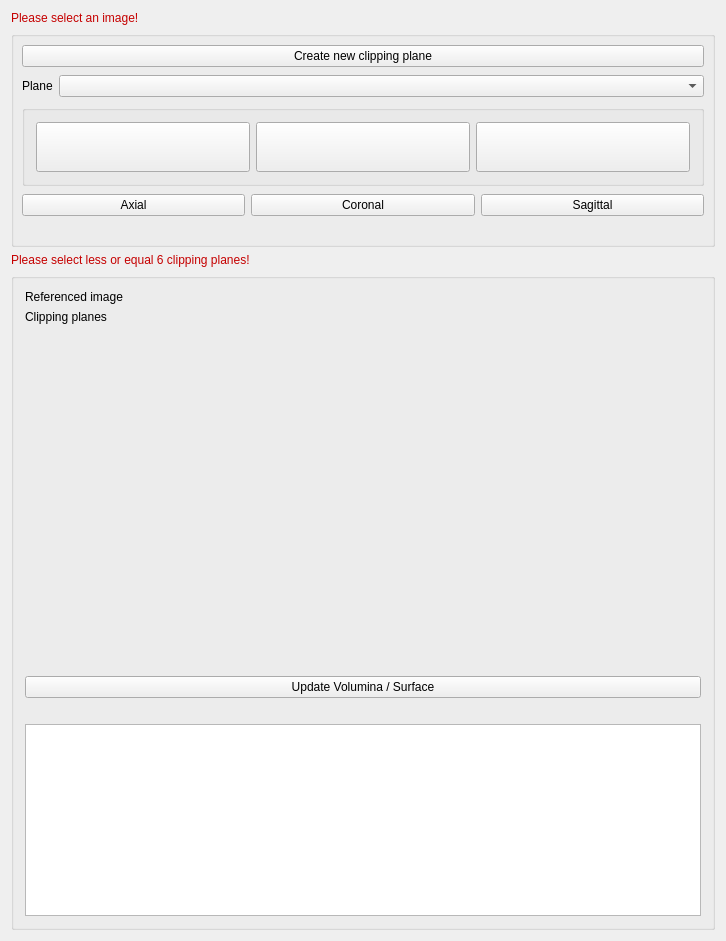
<?xml version="1.0" encoding="UTF-8"?>
<ui version="4.0">
 <class>QmitkDeformableClippingPlaneViewControls</class>
 <widget class="QWidget" name="QmitkDeformableClippingPlaneViewControls">
  <property name="geometry">
   <rect>
    <x>0</x>
    <y>0</y>
    <width>726</width>
    <height>941</height>
   </rect>
  </property>
  <property name="minimumSize">
   <size>
    <width>0</width>
    <height>0</height>
   </size>
  </property>
  <property name="windowTitle">
   <string>QmitkDeformableSurface</string>
  </property>
  <layout class="QVBoxLayout" name="verticalLayout_3">
   <item>
    <widget class="QLabel" name="noSelectedImageLabel">
     <property name="sizePolicy">
      <sizepolicy hsizetype="Preferred" vsizetype="Maximum">
       <horstretch>0</horstretch>
       <verstretch>0</verstretch>
      </sizepolicy>
     </property>
     <property name="palette">
      <palette>
       <active>
        <colorrole role="WindowText">
         <brush brushstyle="SolidPattern">
          <color alpha="255">
           <red>197</red>
           <green>0</green>
           <blue>0</blue>
          </color>
         </brush>
        </colorrole>
        <colorrole role="Text">
         <brush brushstyle="SolidPattern">
          <color alpha="255">
           <red>191</red>
           <green>0</green>
           <blue>0</blue>
          </color>
         </brush>
        </colorrole>
        <colorrole role="ButtonText">
         <brush brushstyle="SolidPattern">
          <color alpha="255">
           <red>189</red>
           <green>0</green>
           <blue>0</blue>
          </color>
         </brush>
        </colorrole>
       </active>
       <inactive>
        <colorrole role="WindowText">
         <brush brushstyle="SolidPattern">
          <color alpha="255">
           <red>197</red>
           <green>0</green>
           <blue>0</blue>
          </color>
         </brush>
        </colorrole>
        <colorrole role="Text">
         <brush brushstyle="SolidPattern">
          <color alpha="255">
           <red>191</red>
           <green>0</green>
           <blue>0</blue>
          </color>
         </brush>
        </colorrole>
        <colorrole role="ButtonText">
         <brush brushstyle="SolidPattern">
          <color alpha="255">
           <red>189</red>
           <green>0</green>
           <blue>0</blue>
          </color>
         </brush>
        </colorrole>
       </inactive>
       <disabled>
        <colorrole role="WindowText">
         <brush brushstyle="SolidPattern">
          <color alpha="255">
           <red>120</red>
           <green>120</green>
           <blue>120</blue>
          </color>
         </brush>
        </colorrole>
        <colorrole role="Text">
         <brush brushstyle="SolidPattern">
          <color alpha="255">
           <red>120</red>
           <green>120</green>
           <blue>120</blue>
          </color>
         </brush>
        </colorrole>
        <colorrole role="ButtonText">
         <brush brushstyle="SolidPattern">
          <color alpha="255">
           <red>120</red>
           <green>120</green>
           <blue>120</blue>
          </color>
         </brush>
        </colorrole>
       </disabled>
      </palette>
     </property>
     <property name="text">
      <string>Please select an image!</string>
     </property>
    </widget>
   </item>
   <item>
    <widget class="QGroupBox" name="planeGroupBox">
     <property name="title">
      <string/>
     </property>
     <property name="checkable">
      <bool>false</bool>
     </property>
     <property name="checked">
      <bool>false</bool>
     </property>
     <layout class="QVBoxLayout" name="verticalLayout">
      <property name="spacing">
       <number>8</number>
      </property>
      <property name="margin">
       <number>8</number>
      </property>
      <item>
       <layout class="QHBoxLayout" name="horizontalLayout_2">
        <item>
         <widget class="QPushButton" name="createNewPlanePushButton">
          <property name="sizePolicy">
           <sizepolicy hsizetype="Expanding" vsizetype="Fixed">
            <horstretch>0</horstretch>
            <verstretch>0</verstretch>
           </sizepolicy>
          </property>
          <property name="text">
           <string>Create new clipping plane</string>
          </property>
         </widget>
        </item>
       </layout>
      </item>
      <item>
       <layout class="QHBoxLayout" name="horizontalLayout_1">
        <item>
         <widget class="QLabel" name="clippingPlaneSelectorLabel">
          <property name="sizePolicy">
           <sizepolicy hsizetype="Maximum" vsizetype="Preferred">
            <horstretch>0</horstretch>
            <verstretch>0</verstretch>
           </sizepolicy>
          </property>
          <property name="minimumSize">
           <size>
            <width>0</width>
            <height>0</height>
           </size>
          </property>
          <property name="maximumSize">
           <size>
            <width>16777215</width>
            <height>16777215</height>
           </size>
          </property>
          <property name="text">
           <string>Plane</string>
          </property>
         </widget>
        </item>
        <item>
         <widget class="QmitkDataStorageComboBox" name="clippingPlaneSelector">
          <property name="sizePolicy">
           <sizepolicy hsizetype="Preferred" vsizetype="Fixed">
            <horstretch>0</horstretch>
            <verstretch>0</verstretch>
           </sizepolicy>
          </property>
          <property name="sizeAdjustPolicy">
           <enum>QComboBox::AdjustToMinimumContentsLength</enum>
          </property>
         </widget>
        </item>
       </layout>
      </item>
      <item>
       <widget class="QGroupBox" name="interactionSelectionBox">
        <property name="enabled">
         <bool>true</bool>
        </property>
        <property name="font">
         <font>
          <weight>50</weight>
          <bold>false</bold>
         </font>
        </property>
        <layout class="QHBoxLayout" name="horizontalLayout_3">
         <item>
          <widget class="QPushButton" name="translationPushButton">
           <property name="sizePolicy">
            <sizepolicy hsizetype="Minimum" vsizetype="Preferred">
             <horstretch>0</horstretch>
             <verstretch>0</verstretch>
            </sizepolicy>
           </property>
           <property name="minimumSize">
            <size>
             <width>20</width>
             <height>50</height>
            </size>
           </property>
           <property name="toolTip">
            <string>Translation</string>
           </property>
           <property name="text">
            <string/>
           </property>
           <property name="icon">
            <iconset>
             <normaloff>:/org.mitk.gui.qt.segmentation/resources/clipping_plane_translate_48x48.png</normaloff>:/org.mitk.gui.qt.segmentation/resources/clipping_plane_translate_48x48.png</iconset>
           </property>
           <property name="iconSize">
            <size>
             <width>32</width>
             <height>32</height>
            </size>
           </property>
           <property name="checkable">
            <bool>true</bool>
           </property>
           <property name="autoRepeat">
            <bool>false</bool>
           </property>
           <property name="autoExclusive">
            <bool>false</bool>
           </property>
          </widget>
         </item>
         <item>
          <widget class="QPushButton" name="rotationPushButton">
           <property name="sizePolicy">
            <sizepolicy hsizetype="Minimum" vsizetype="Preferred">
             <horstretch>0</horstretch>
             <verstretch>0</verstretch>
            </sizepolicy>
           </property>
           <property name="minimumSize">
            <size>
             <width>20</width>
             <height>50</height>
            </size>
           </property>
           <property name="toolTip">
            <string>Rotation</string>
           </property>
           <property name="text">
            <string/>
           </property>
           <property name="icon">
            <iconset>
             <normaloff>:/org.mitk.gui.qt.segmentation/resources/clipping_plane_rotate48x48.png</normaloff>:/org.mitk.gui.qt.segmentation/resources/clipping_plane_rotate48x48.png</iconset>
           </property>
           <property name="iconSize">
            <size>
             <width>32</width>
             <height>32</height>
            </size>
           </property>
           <property name="checkable">
            <bool>true</bool>
           </property>
           <property name="autoExclusive">
            <bool>false</bool>
           </property>
          </widget>
         </item>
         <item>
          <widget class="QPushButton" name="deformationPushButton">
           <property name="sizePolicy">
            <sizepolicy hsizetype="Minimum" vsizetype="Preferred">
             <horstretch>0</horstretch>
             <verstretch>0</verstretch>
            </sizepolicy>
           </property>
           <property name="minimumSize">
            <size>
             <width>20</width>
             <height>50</height>
            </size>
           </property>
           <property name="toolTip">
            <string>Deformation</string>
           </property>
           <property name="text">
            <string/>
           </property>
           <property name="icon">
            <iconset>
             <normaloff>:/org.mitk.gui.qt.segmentation/resources/clipping_plane_deform48x48.png</normaloff>:/org.mitk.gui.qt.segmentation/resources/clipping_plane_deform48x48.png</iconset>
           </property>
           <property name="iconSize">
            <size>
             <width>32</width>
             <height>32</height>
            </size>
           </property>
           <property name="checkable">
            <bool>true</bool>
           </property>
           <property name="autoExclusive">
            <bool>false</bool>
           </property>
          </widget>
         </item>
        </layout>
       </widget>
      </item>
      <item>
       <layout class="QHBoxLayout" name="horizontalLayout_4">
        <item>
         <widget class="QPushButton" name="pushButton_Axial">
          <property name="text">
           <string>Axial</string>
          </property>
         </widget>
        </item>
        <item>
         <widget class="QPushButton" name="pushButton_Coronal">
          <property name="text">
           <string>Coronal</string>
          </property>
         </widget>
        </item>
        <item>
         <widget class="QPushButton" name="pushButton_Sagittal">
          <property name="text">
           <string>Sagittal</string>
          </property>
         </widget>
        </item>
       </layout>
      </item>
      <item>
       <spacer name="verticalSpacer">
        <property name="orientation">
         <enum>Qt::Vertical</enum>
        </property>
        <property name="sizeType">
         <enum>QSizePolicy::Preferred</enum>
        </property>
        <property name="sizeHint" stdset="0">
         <size>
          <width>20</width>
          <height>20</height>
         </size>
        </property>
       </spacer>
      </item>
     </layout>
    </widget>
   </item>
   <item>
    <widget class="QLabel" name="planesWarningLabel">
     <property name="sizePolicy">
      <sizepolicy hsizetype="Preferred" vsizetype="Maximum">
       <horstretch>0</horstretch>
       <verstretch>0</verstretch>
      </sizepolicy>
     </property>
     <property name="palette">
      <palette>
       <active>
        <colorrole role="WindowText">
         <brush brushstyle="SolidPattern">
          <color alpha="255">
           <red>197</red>
           <green>0</green>
           <blue>0</blue>
          </color>
         </brush>
        </colorrole>
        <colorrole role="Text">
         <brush brushstyle="SolidPattern">
          <color alpha="255">
           <red>191</red>
           <green>0</green>
           <blue>0</blue>
          </color>
         </brush>
        </colorrole>
        <colorrole role="ButtonText">
         <brush brushstyle="SolidPattern">
          <color alpha="255">
           <red>189</red>
           <green>0</green>
           <blue>0</blue>
          </color>
         </brush>
        </colorrole>
       </active>
       <inactive>
        <colorrole role="WindowText">
         <brush brushstyle="SolidPattern">
          <color alpha="255">
           <red>197</red>
           <green>0</green>
           <blue>0</blue>
          </color>
         </brush>
        </colorrole>
        <colorrole role="Text">
         <brush brushstyle="SolidPattern">
          <color alpha="255">
           <red>191</red>
           <green>0</green>
           <blue>0</blue>
          </color>
         </brush>
        </colorrole>
        <colorrole role="ButtonText">
         <brush brushstyle="SolidPattern">
          <color alpha="255">
           <red>189</red>
           <green>0</green>
           <blue>0</blue>
          </color>
         </brush>
        </colorrole>
       </inactive>
       <disabled>
        <colorrole role="WindowText">
         <brush brushstyle="SolidPattern">
          <color alpha="255">
           <red>120</red>
           <green>120</green>
           <blue>120</blue>
          </color>
         </brush>
        </colorrole>
        <colorrole role="Text">
         <brush brushstyle="SolidPattern">
          <color alpha="255">
           <red>120</red>
           <green>120</green>
           <blue>120</blue>
          </color>
         </brush>
        </colorrole>
        <colorrole role="ButtonText">
         <brush brushstyle="SolidPattern">
          <color alpha="255">
           <red>120</red>
           <green>120</green>
           <blue>120</blue>
          </color>
         </brush>
        </colorrole>
       </disabled>
      </palette>
     </property>
     <property name="text">
      <string>Please select less or equal 6 clipping planes!</string>
     </property>
    </widget>
   </item>
   <item>
    <widget class="QGroupBox" name="volumeGroupBox">
     <property name="sizePolicy">
      <sizepolicy hsizetype="Minimum" vsizetype="Minimum">
       <horstretch>0</horstretch>
       <verstretch>0</verstretch>
      </sizepolicy>
     </property>
     <property name="title">
      <string/>
     </property>
     <layout class="QVBoxLayout" name="verticalLayout_5">
      <item>
       <layout class="QHBoxLayout" name="horizontalLayout">
        <item>
         <layout class="QVBoxLayout" name="verticalLayout_2">
          <item>
           <widget class="QLabel" name="segmentationLabel">
            <property name="sizePolicy">
             <sizepolicy hsizetype="Preferred" vsizetype="Fixed">
              <horstretch>0</horstretch>
              <verstretch>0</verstretch>
             </sizepolicy>
            </property>
            <property name="text">
             <string>Referenced image</string>
            </property>
           </widget>
          </item>
          <item>
           <widget class="QLabel" name="clippingPlansLabel">
            <property name="sizePolicy">
             <sizepolicy hsizetype="Preferred" vsizetype="Expanding">
              <horstretch>0</horstretch>
              <verstretch>0</verstretch>
             </sizepolicy>
            </property>
            <property name="text">
             <string>Clipping planes  </string>
            </property>
            <property name="alignment">
             <set>Qt::AlignLeading|Qt::AlignLeft|Qt::AlignTop</set>
            </property>
           </widget>
          </item>
         </layout>
        </item>
        <item>
         <layout class="QVBoxLayout" name="verticalLayout_4">
          <item>
           <widget class="QLabel" name="selectedImageLabel">
            <property name="enabled">
             <bool>true</bool>
            </property>
            <property name="sizePolicy">
             <sizepolicy hsizetype="Preferred" vsizetype="Fixed">
              <horstretch>0</horstretch>
              <verstretch>0</verstretch>
             </sizepolicy>
            </property>
            <property name="font">
             <font>
              <family>MS Shell Dlg 2</family>
              <pointsize>8</pointsize>
              <weight>50</weight>
              <bold>false</bold>
             </font>
            </property>
            <property name="text">
             <string/>
            </property>
           </widget>
          </item>
          <item>
           <widget class="QLabel" name="selectedVolumePlanesLabel">
            <property name="font">
             <font>
              <pointsize>8</pointsize>
             </font>
            </property>
            <property name="text">
             <string/>
            </property>
            <property name="alignment">
             <set>Qt::AlignLeading|Qt::AlignLeft|Qt::AlignTop</set>
            </property>
           </widget>
          </item>
         </layout>
        </item>
       </layout>
      </item>
      <item>
       <widget class="QPushButton" name="updateVolumePushButton">
        <property name="text">
         <string>Update Volumina / Surface</string>
        </property>
       </widget>
      </item>
      <item>
       <spacer name="verticalSpacer_2">
        <property name="orientation">
         <enum>Qt::Vertical</enum>
        </property>
        <property name="sizeType">
         <enum>QSizePolicy::Preferred</enum>
        </property>
        <property name="sizeHint" stdset="0">
         <size>
          <width>20</width>
          <height>20</height>
         </size>
        </property>
       </spacer>
      </item>
      <item>
       <widget class="QListWidget" name="volumeList">
        <property name="enabled">
         <bool>true</bool>
        </property>
        <property name="sizePolicy">
         <sizepolicy hsizetype="Minimum" vsizetype="Minimum">
          <horstretch>0</horstretch>
          <verstretch>0</verstretch>
         </sizepolicy>
        </property>
       </widget>
      </item>
     </layout>
    </widget>
   </item>
  </layout>
 </widget>
 <layoutdefault spacing="6" margin="11"/>
 <customwidgets>
  <customwidget>
   <class>QmitkDataStorageComboBox</class>
   <extends>QComboBox</extends>
   <header location="global">QmitkDataStorageComboBox.h</header>
  </customwidget>
 </customwidgets>
 <resources>
  <include location="../../resources/SegmentationUtilities.qrc"/>
 </resources>
 <connections/>
</ui>
